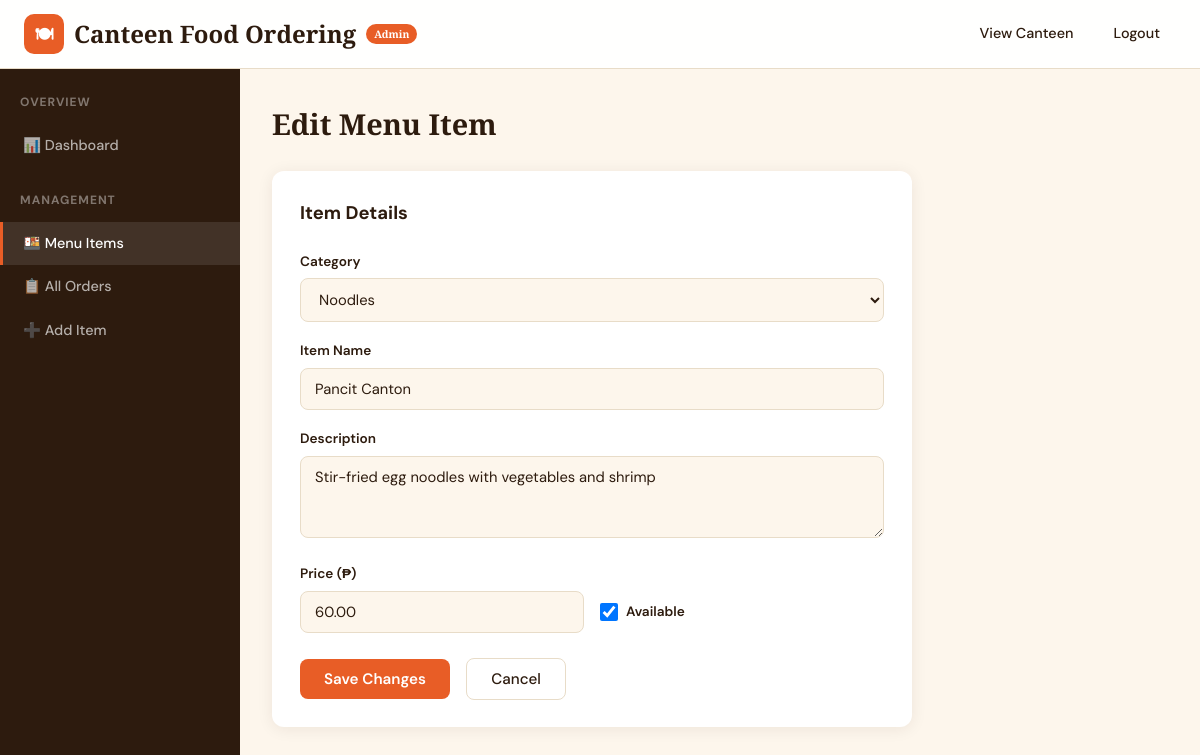
Screenshot of /COS/admin/edit-item.php?id=6 (signed in) with the database file from the repository.
### tables this page shows
CREATE TABLE `menu_items` (
  `id` int(11) NOT NULL,
  `category_id` int(11) NOT NULL,
  `name` varchar(100) NOT NULL,
  `description` text DEFAULT '',
  `price` decimal(10,2) NOT NULL,
  `image` varchar(255) DEFAULT 'default-food.jpg',
  `is_available` tinyint(1) DEFAULT 1,
  `available_days` varchar(20) DEFAULT '0,1,2,3,4,5,6',
  `created_at` timestamp NOT NULL DEFAULT current_timestamp()
);

CREATE TABLE `categories` (
  `id` int(11) NOT NULL,
  `name` varchar(50) NOT NULL,
  `icon` varchar(50) DEFAULT ''
);

### COS/config.php (called while the page is built, shortened)
<?php
function sanitize($str) {
    return htmlspecialchars(trim($str), ENT_QUOTES, 'UTF-8');
}
?>

### COS/admin/edit-item.php (the view, shortened to what this page needs)
<?php
require_once '../config.php';
 $id = (int)($_GET['id'] ?? 0);
 $stmt = $pdo->prepare("SELECT * FROM menu_items WHERE id = ?");
 $stmt->execute([$id]);
 $item = $stmt->fetch();
 $categories = $pdo->query("SELECT * FROM categories ORDER BY name")->fetchAll();
?>
<!DOCTYPE html>
<html lang="en">
<head>
    <link rel="stylesheet" href="../assets/style.css">
    <link rel="stylesheet" href="../assets/admin.css">
</head>
<body>
<nav class="navbar">
    <div class="nav-inner">
        <a href="dashboard.php" class="nav-brand">
            <div class="nav-brand-icon">🍽</div> Canteen Food Ordering
            <span style="font-size:0.65rem;background:var(--accent);color:#fff;padding:2px 8px;border-radius:50px;">Admin</span>
        </a>
        <ul class="nav-links">
            <li><a href="../index.php">View Canteen</a></li>
            <li><a href="logout.php">Logout</a></li>
        </ul>
    </div>
</nav>
<div class="admin-layout">
    <aside class="admin-sidebar">
        <h3>Overview</h3>
        <a href="dashboard.php">📊 Dashboard</a>
        <h3>Management</h3>
        <a href="manage-menu.php" class="active">🍱 Menu Items</a>
        <a href="orders.php">📋 All Orders</a>
        <a href="add-item.php">➕ Add Item</a>
    </aside>
    <main class="admin-content">
        <h1 style="font-family:var(--font-display);font-size:1.8rem;margin-bottom:24px;">Edit Menu Item</h1>
        <div class="admin-form-card">
            <h3>Item Details</h3>
            <form method="POST" action="">
                <div class="form-group">
                    <label for="category_id">Category</label>
                    <select id="category_id" name="category_id" required>
                        <?php foreach ($categories as $c): ?>
                        <option value="<?= $c['id'] ?>" <?= ($item['category_id'] == $c['id']) ? 'selected' : '' ?>><?= sanitize($c['name']) ?></option>
                        <?php endforeach; ?>
                    </select>
                </div>
                <div class="form-group">
                    <label for="name">Item Name</label>
                    <input type="text" id="name" name="name" value="<?= sanitize($item['name']) ?>" required>
                </div>
                <div class="form-group">
                    <label for="description">Description</label>
                    <textarea id="description" name="description" rows="3"><?= sanitize($item['description']) ?></textarea>
                </div>
                <div class="admin-form-row">
                    <div class="form-group">
                        <label for="price">Price (₱)</label>
                        <input type="number" id="price" name="price" step="0.01" min="0.01" value="<?= $item['price'] ?>" required>
                    </div>
                    <div class="form-group" style="display:flex;align-items:flex-end;padding-bottom:4px;">
                        <label style="display:flex;align-items:center;gap:8px;cursor:pointer;">
                            <input type="checkbox" name="is_available" value="1" <?= $item['is_available'] ? 'checked' : '' ?> style="width:18px;height:18px;">
                            Available
                        </label>
                    </div>
                </div>
                <button type="submit" class="btn-primary" style="margin-top:8px;">Save Changes</button>
                <a href="manage-menu.php" class="btn-secondary" style="margin-left:12px;">Cancel</a>
            </form>
        </div>
    </main>
</div>
</body>
</html>

### COS/assets/style.css (style rules this page uses)
*, *::before, *::after { margin: 0; padding: 0; box-sizing: border-box; }
:root { --bg: #FDF6EC; --fg: #2D1B0E; --muted: #8B7355; --accent: #E85D26; --accent-dark: #C44A1A; --accent-light: #FFF0E9; --card: #FFFFFF; --border: #E8DCC8; --success: #2D8F4E; --danger: #D63031; --warning: #F39C12; --shadow: 0 2px 16px rgba(45, 27, 14, 0.08); --shadow-lg: 0 8px 32px rgba(45, 27, 14, 0.12); --radius: 12px; --radius-sm: 8px; --font-body: 'DM Sans', sans-serif; --font-display: 'Playfair Display', serif; }
html { scroll-behavior: smooth; }
body { font-family: var(--font-body); background: var(--bg); color: var(--fg); line-height: 1.6; min-height: 100vh; }
a { color: var(--accent); text-decoration: none; transition: color 0.2s; }
.navbar { background: var(--card); border-bottom: 1px solid var(--border); position: sticky; top: 0; z-index: 100; backdrop-filter: blur(10px); background: rgba(255,255,255,0.92); }
.nav-inner { max-width: 1200px; margin: 0 auto; padding: 0 24px; height: 68px; display: flex; align-items: center; justify-content: space-between; }
.nav-brand { display: flex; align-items: center; gap: 10px; font-family: var(--font-display); font-size: 1.5rem; font-weight: 900; color: var(--fg); }
.nav-brand-icon { width: 40px; height: 40px; background: var(--accent); border-radius: 10px; display: flex; align-items: center; justify-content: center; color: #fff; font-size: 1.1rem; }
.nav-links { display: flex; align-items: center; gap: 8px; list-style: none; }
.nav-links a, .nav-links button { display: inline-flex; align-items: center; gap: 6px; padding: 8px 16px; border-radius: var(--radius-sm); font-size: 0.9rem; font-weight: 500; color: var(--fg); background: transparent; border: none; cursor: pointer; font-family: inherit; transition: background 0.2s, color 0.2s; }
.btn-primary { background: var(--accent); color: #fff; border: none; padding: 10px 24px; border-radius: var(--radius-sm); font-size: 0.95rem; font-weight: 600; cursor: pointer; font-family: inherit; transition: background 0.2s, transform 0.15s; display: inline-flex; align-items: center; gap: 8px; }
.btn-secondary { background: var(--card); color: var(--fg); border: 1.5px solid var(--border); padding: 10px 24px; border-radius: var(--radius-sm); font-size: 0.95rem; font-weight: 500; cursor: pointer; font-family: inherit; transition: all 0.2s; }
.form-group { margin-bottom: 18px; }
.form-group label { display: block; font-size: 0.85rem; font-weight: 600; margin-bottom: 6px; color: var(--fg); }
.form-group input, .form-group select, .form-group textarea { width: 100%; padding: 10px 14px; border: 1.5px solid var(--border); border-radius: var(--radius-sm); font-size: 0.92rem; font-family: inherit; color: var(--fg); background: var(--bg); transition: border-color 0.2s; outline: none; }

### COS/assets/admin.css (style rules this page uses)
.admin-layout { display: grid; grid-template-columns: 240px 1fr; min-height: calc(100vh - 68px); }
.admin-sidebar { background: var(--fg); color: #fff; padding: 24px 0; }
.admin-sidebar h3 { padding: 0 20px; font-size: 0.75rem; text-transform: uppercase; letter-spacing: 1px; color: rgba(255,255,255,0.4); margin-bottom: 12px; margin-top: 24px; }
.admin-sidebar h3:first-child { margin-top: 0; }
.admin-sidebar a { display: flex; align-items: center; gap: 10px; padding: 10px 20px; color: rgba(255,255,255,0.65); font-size: 0.9rem; font-weight: 500; transition: all 0.2s; border-left: 3px solid transparent; }
.admin-sidebar a.active { color: #fff; background: rgba(255,255,255,0.1); border-left-color: var(--accent); }
.admin-content { padding: 32px; background: var(--bg); }
.admin-form-card { background: var(--card); border-radius: var(--radius); box-shadow: var(--shadow); padding: 28px; max-width: 640px; }
.admin-form-card h3 { margin-bottom: 22px; font-size: 1.15rem; }
.admin-form-row { display: grid; grid-template-columns: 1fr 1fr; gap: 16px; }

### rows the page displays
menu_items: category_id "Noodles", name "Pancit Canton", description "Stir-fried egg noodles with vegetables and shrimp", price "60.00", is_available "☑"
